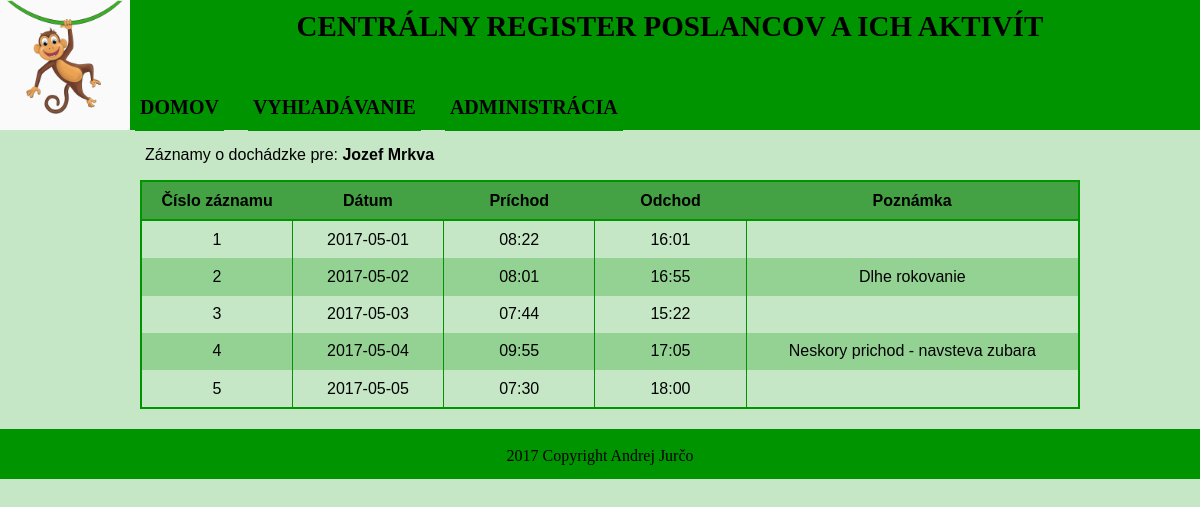
The app's page /vyhladavanie.php?poslanec=237&mposlanca=Jozef Mrkva with its own data.
### tables this page shows
CREATE TABLE IF NOT EXISTS `casy` (
  `id` smallint(5) NOT NULL AUTO_INCREMENT,
  `den` date NOT NULL,
  `cas_prichodu` char(5) NOT NULL,
  `cas_odchodu` char(5) NOT NULL,
  `poznamka` char(100) NOT NULL,
  `id_poslanca` smallint(5) NOT NULL,
  PRIMARY KEY (`id`),
  KEY `id_poslanca` (`id_poslanca`)
);

### funkcie.php (the view, shortened to what this page needs)
<?php
$mysqli = new mysqli('localhost', 'jurco15', 'ohjai', 'jurco15');
if ($mysqli->connect_errno) {
	echo '<p class="chyba">Nepodarilo sa pripojiť!</p>';
} else {
	$mysqli->query("SET CHARACTER SET 'utf8'");
}
function vypis_zaznamy($id, $prihlaseny, $meno='') {
  global $mysqli;
  if (!$mysqli->connect_errno) {
      $sql="SELECT * FROM casy WHERE id_poslanca='$id' ORDER BY id ASC";
      if ($result = $mysqli->query($sql)) {
        if ($prihlaseny) { echo '<h4>Vaše záznamy: </h4>';
        } else { echo '<p>Záznamy o dochádzke pre: <b>' . $meno . '</b></p>';
        }
        echo '<form method="post"> <table>';
        echo '<tr><th>Číslo záznamu</th><th>Dátum</th><th>Príchod</th><th>Odchod</th><th>Poznámka</th>';
        $zaznam = 1;
        while ($riadok = $result->fetch_assoc()) {
          echo '<tr><td>' . $zaznam++ . '</td><td>' . $riadok['den'] . '</td><td>' . $riadok['cas_prichodu'] . '</td><td>' . $riadok['cas_odchodu'] . '</td><td>' . $riadok['poznamka'] . '</td>';
          echo "</tr>\n";
        } echo '</table>';
          echo '</form>';
      } elseif ($mysqli->errno) {
          return False;
			}
	}
}
?>

### hlavicka.php (shortened to what this page needs)
<!DOCTYPE html>
<html>
<head>
  <link href="styl-mobil.css" rel="stylesheet" media="all">
  <link href="styl-narrowScreen.css" rel="stylesheet" media="screen and (min-width: 641px)">
  <link href="styl-full.css" rel="stylesheet" media="screen and (min-width: 1201px)">
</head>
<body>
  <header>
    <img src="opica-logo.jpg" alt="logo" width="80px" height="80px">
    <h1>CENTRÁLNY REGISTER POSLANCOV A ICH AKTIVÍT</h1>
    <nav>
      <a href="index.php">DOMOV</a>
      <a href="vyhladavanie.php">VYHĽADÁVANIE</a>
      <a href="administracia.php">ADMINISTRÁCIA</a>
    </nav>
  </header>

### vyhladavanie.php (shortened to what this page needs)
<?php
include('funkcie.php');
include('hlavicka.php');
?>
<section>
  <?php
  if (isset($_GET['poslanec'])) {
    vypis_zaznamy($_GET['poslanec'], False, $_GET['mposlanca']);
  }
?>
</section>
<?php
include('pata.php')
?>

### pata.php
<footer>
  <p>2017 Copyright Andrej Jurčo</p>
</footer>
</body>
</html>

### styl-mobil.css (style rules this page uses)
body { background-color: #C5E7C5; margin: 0px; }
header { background-color: #009500; min-height: 50px; height: auto; }
header img { display: none; display: none; width: 0px; height: 0px; }
h1 { margin: 0; font-size: 20px; width: 100%; padding-top: 10px; padding-bottom: 10px; text-align: center; font-weight: 600; }
nav { margin-top: 5px; height: auto; }
nav a { border: solid 1px #C5E7C5; display: block; padding: 0.5em; margin:0px; text-align: center; text-decoration: none; color: #000000; font-weight: bold; font-size: 18px; vertical-align: middle; }
section { margin-left: 5%; margin-right: 5%; background-color: #C5E7C5; font-family: sans-serif; font: "arial"; display: block; }
section h4, section p, section h3 { margin-left: 5px; }
section table { width: 100%; border: solid 2px #009500; border-radius: 15px; border-collapse: collapse; text-align: center; }
section td { border-left: solid 1px #009500; border-right: solid 1px #009500; }
section tr:nth-child(odd) { background-color: #93d293; }
section td, section th { padding: 0.6em; }
section th { width: 15%; background-color: #44a244; border-bottom: solid 2px #009500; }
section th:last-child { width: 7%; }
section th:nth-child(5) { width: 33%; }
footer { margin-top: 20px; background-color: #009500; height:48px; border: solid 1px #009500; }
footer p { height: 48px; margin-top: 17px; font-size: 16px; text-align: center; padding: auto; }

### styl-narrowScreen.css (style rules this page uses)
header { height: 130px; }
header img { display: inline-block; position: absolute; height: 130px; width: 130px; }
h1 { height: 80px; padding-top: 0px; display: inline-block; position: relative; margin-top: 10px; margin-left: 140px; width: calc(100% - 140px); font-size: 29px; }
nav { position: absolute; display: inline-block; margin: auto; margin-top: 0px; top: 80px; left: 0px; right: 0px; margin-left: 120px; }
nav a { display: inline-block; position: relative; height: 30px; margin: 5px; margin-left: 15px; padding: 4px; padding-top: 10px; text-align: center; font-size: 20px; border: solid 1px #009500; }
section { margin-left: 140px; margin-right: 10%; }

### styl-full.css (style rules this page uses)
header { height: 80px; }
header img { top: 0px; left: 0px; width: 80px; height: 80px; }
h1 { display: inline-block; position: relative; margin-top: 5px; width: 540px; margin-left: 90px; text-align: left; }
nav { position: absolute; top: 0px; right: 0px; left: auto; height: 50px; margin: 15px; }
nav a { height: auto; padding: 0.6em; margin: auto; margin-right: 15px; border: solid 1px #C5E7C5; }
section { margin-left: 20%; margin-right: 20%; }

### records on screen
casy: den "2017-05-01", cas_prichodu "08:22", cas_odchodu "16:01"
casy: den "2017-05-02", cas_prichodu "08:01", cas_odchodu "16:55", poznamka "Dlhe rokovanie"
casy: den "2017-05-03", cas_prichodu "07:44", cas_odchodu "15:22"
casy: den "2017-05-04", cas_prichodu "09:55", cas_odchodu "17:05", poznamka "Neskory prichod - navsteva zubara"
casy: den "2017-05-05", cas_prichodu "07:30", cas_odchodu "18:00"

### other values on screen
$meno "Jozef Mrkva"
